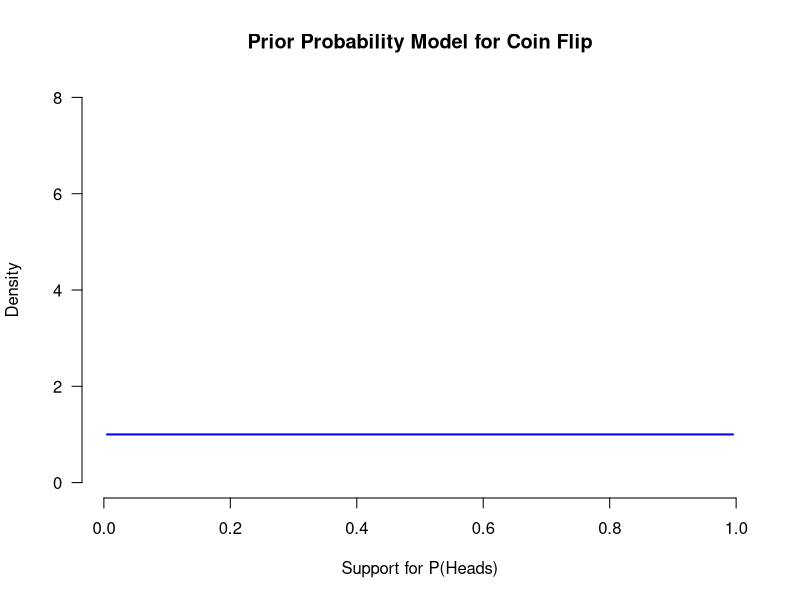
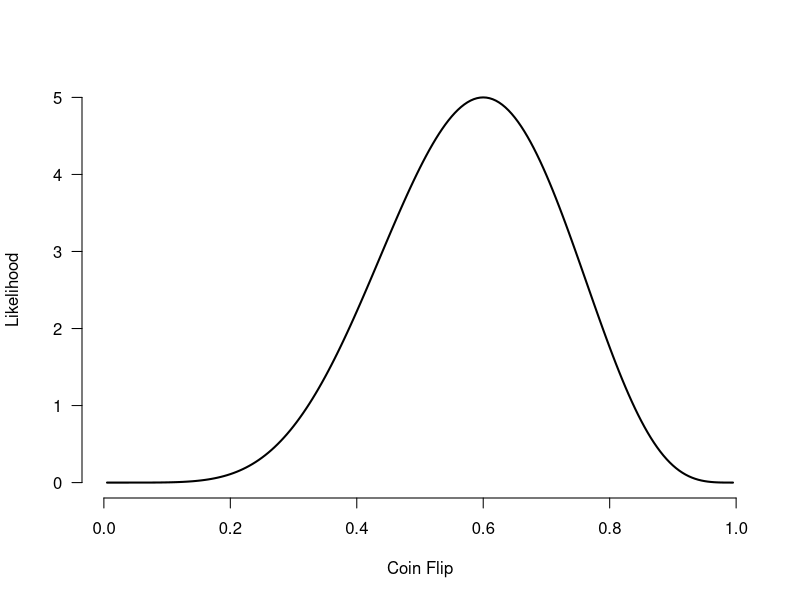
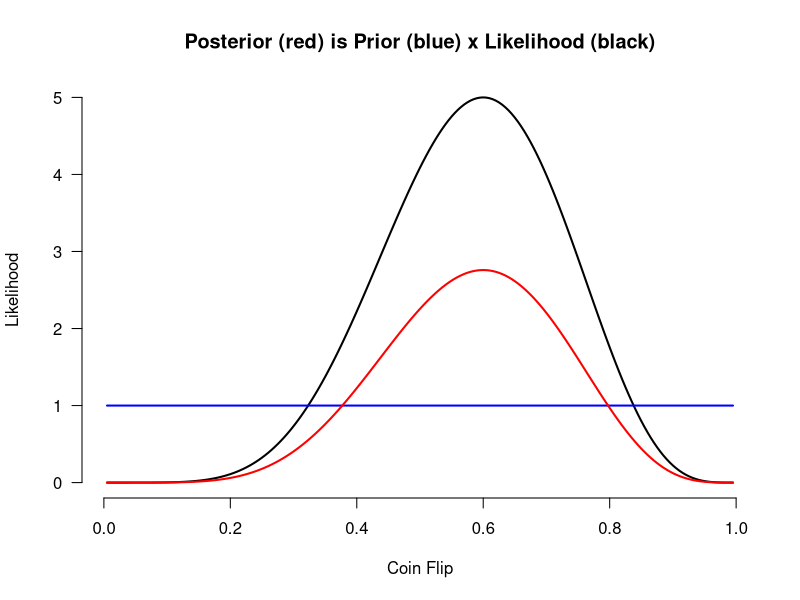

Recreate these plots in R, in order.
# Flip a coin 10 times.
# p is the support of the outcome.
# p.true is the true probabilty of heads.  Move away from 0.5 for an unbalanced coin.
# N is the number of flips.  Increase if you want a larger more experimental outcomes (sample size).
# Flip are generated from binomial RV with parameter p.true.
# Table shows the outcomes.
p <- seq(from=0.005, to=0.995, by=0.005)  
p.true <- 0.5  
N <- 10  
y <- rbinom(N, size=1, prob=p.true)  
table(y)  

# Set the hyperparameters on the beta prior.  1,1 is uniform.  10,10 is bell shaped.  .1, .1 is Jeffrey's prior.
alpha.prior <- 1
beta.prior <- 1

# This is the posterior distribution as beta(alpha.prior, beta.prior)  
plot(p, dbeta(p, alpha.prior, beta.prior),
     col="blue", lwd=2, type="l", las=1, bty="n", 
     ylim=c(0, 8), ylab="Density", xlab="Support for P(Heads)",
     main="Prior Probability Model for Coin Flip")

# Graph the likelihood of the observed outcomes assuming the binomial distribution.
# Note that I rescale the likelihood so that it can be graphed together with prior and posterior.
likelihood <- sapply(p, function(p) { prod(p^y * (1-p)^(1-y)) } )
# plot(p, likelihood, lwd=2, las=1, bty="n", type="l", xlab="Coin Flip", ylab="Likelihood")
like.rescale <- N * p.true * likelihood / max(likelihood)  ## This rescales the likelihood for visual presentation.
plot(p, like.rescale, lwd=2, las=1, bty="n", type="l", xlab="Coin Flip", ylab="Likelihood")

# Graph everything together.  Note how the likelihood "reshapes" the prior.
plot(p, like.rescale, lwd=2, las=1, bty="n", type="l", 
     main="Posterior (red) is Prior (blue) x Likelihood (black)", xlab="Coin Flip", ylab="Likelihood")
lines(p, dbeta(p, alpha.prior, beta.prior), col="blue", lwd=2)
alpha.post <- alpha.prior + sum(y)
beta.post <- beta.prior + sum(1-y)
lines(p, dbeta(p, alpha.post, beta.post), col="red", lwd=2)